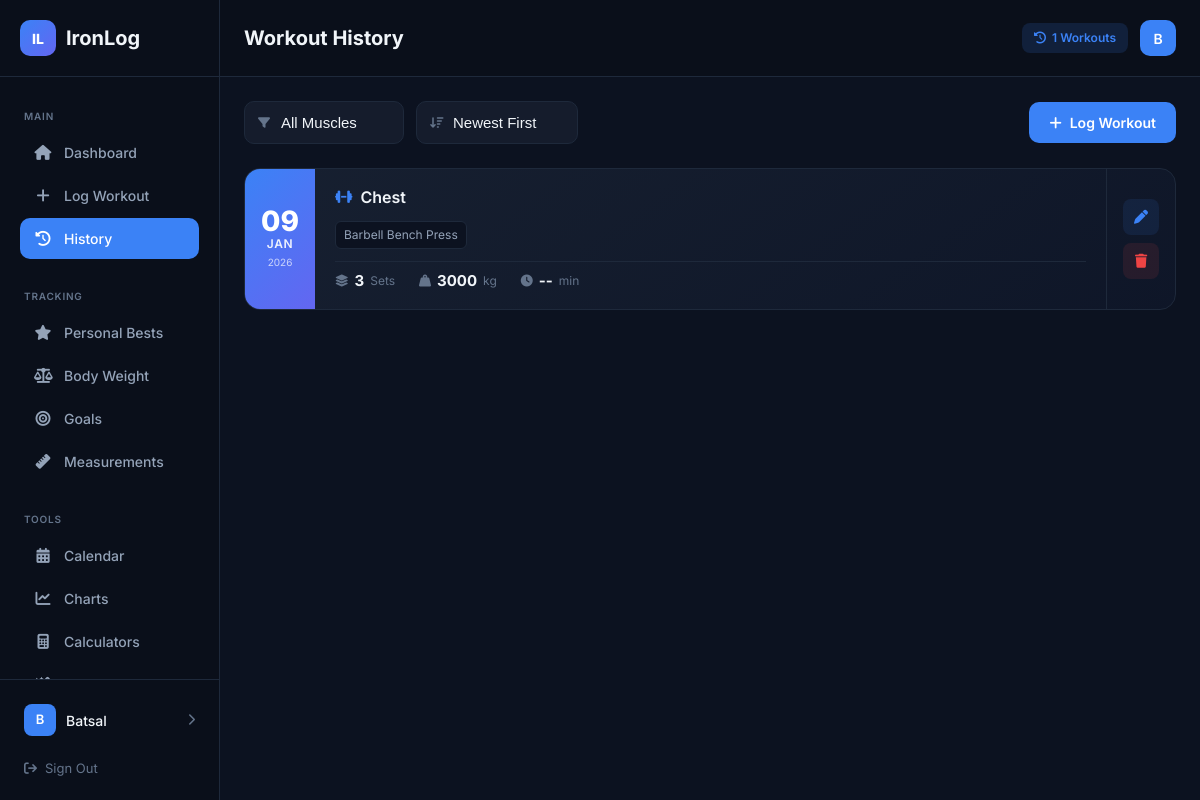
The page /history/ (signed in) on the database as committed earlier.
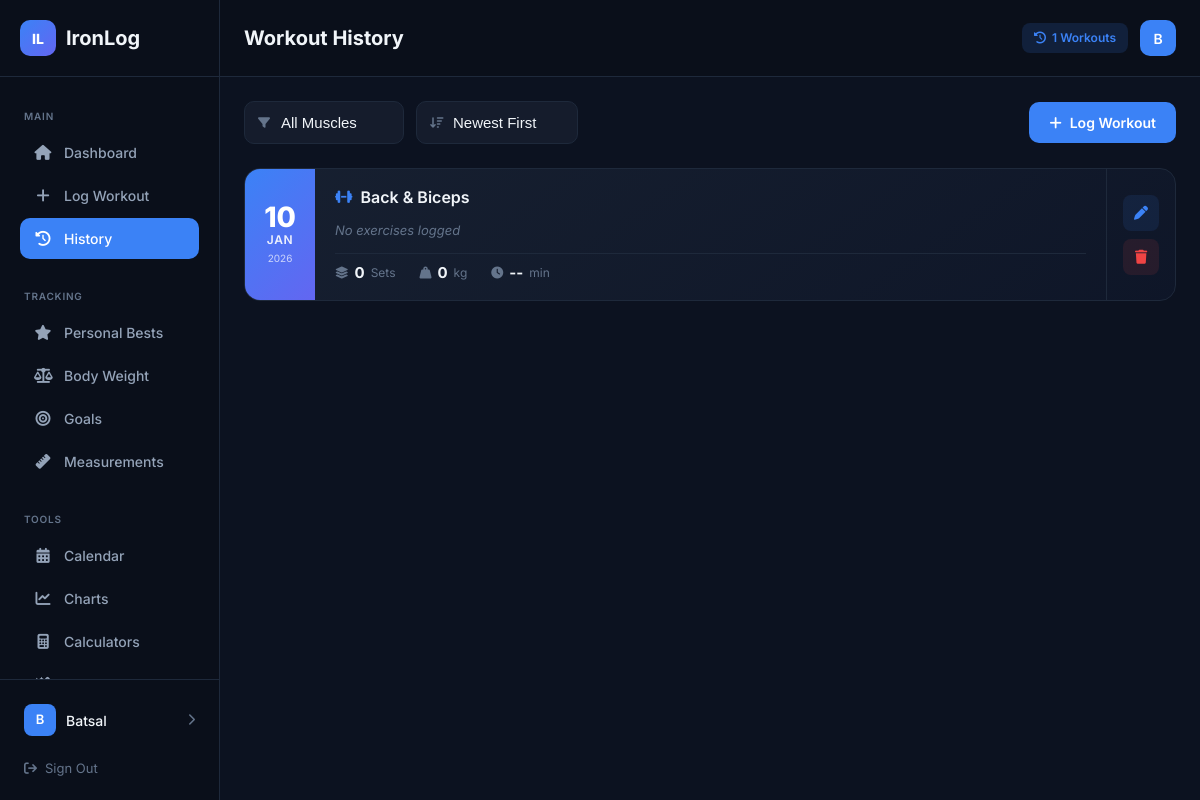
The same page on the database as committed later.
### workouts/models.py (models this page shows, shortened)
class Workout(models.Model):
    user = models.ForeignKey(User, on_delete=models.CASCADE, null=True, blank=True)
    date = models.DateField(default=timezone.now)
    muscle_groups = models.CharField(max_length=100, default='')
    notes = models.TextField(blank=True, default='')
    duration_minutes = models.PositiveIntegerField(null=True, blank=True)
    created_at = models.DateTimeField(auto_now_add=True)
    class Meta:
        ordering = ['-date', '-created_at']
    def get_muscle_groups_list(self):
        if not self.muscle_groups:
            return []
        return [mg.strip() for mg in self.muscle_groups.split(',') if mg.strip()]
    def get_muscle_groups_display(self):
        groups = self.get_muscle_groups_list()
        display_map = dict(Exercise.MUSCLE_GROUPS)
        return ' & '.join(display_map.get(g, g.title()) for g in groups)
    def get_total_sets(self):
        return self.sets.count()
    def get_total_volume(self):
        return sum(s.weight * s.reps for s in self.sets.all())
    def get_exercises_summary(self):
        exercises = {}
        for s in self.sets.select_related('exercise').all():
            if s.exercise.name not in exercises:
                exercises[s.exercise.name] = {'sets': [], 'exercise': s.exercise}
            exercises[s.exercise.name]['sets'].append(s)
        return exercises

class Exercise(models.Model):
    MUSCLE_GROUPS = [
        ('chest', 'Chest'),
        ('back', 'Back'),
        ('shoulders', 'Shoulders'),
        ('legs', 'Legs'),
        ('biceps', 'Biceps'),
        ('triceps', 'Triceps'),
        ('core', 'Core'),
        ('cardio', 'Cardio'),
        ('glutes', 'Glutes'),
        ('forearms', 'Forearms'),
        ('calves', 'Calves'),
        ('traps', 'Traps'),
    ]
    name = models.CharField(max_length=100)
    muscle_group = models.CharField(max_length=20, choices=MUSCLE_GROUPS)
    equipment = models.CharField(max_length=50, blank=True, default='')
    description = models.TextField(blank=True, default='')
    instructions = models.TextField(blank=True, default='')  # Store as JSON list
    user = models.ForeignKey(User, on_delete=models.CASCADE, null=True, blank=True)  # null = shared exercise
    class Meta:
        ordering = ['muscle_group', 'name']

class Set(models.Model):
    workout = models.ForeignKey(Workout, on_delete=models.CASCADE, related_name='sets')
    exercise = models.ForeignKey(Exercise, on_delete=models.CASCADE, related_name='sets')
    set_number = models.PositiveIntegerField(default=1)
    weight = models.DecimalField(max_digits=6, decimal_places=2)  # Weight per hand for dumbbells
    reps = models.PositiveIntegerField()
    notes = models.CharField(max_length=200, blank=True, default='')
    created_at = models.DateTimeField(auto_now_add=True)
    class Meta:
        ordering = ['created_at']

### workouts/views.py (the view)
# urls.py: path('history/', views.HistoryView.as_view(), name='history'),
class HistoryView(LoginRequiredMixin, View):
    def get(self, request):
        user = request.user
        workouts = Workout.objects.filter(user=user).prefetch_related('sets__exercise')
        date_from = request.GET.get('date_from')
        date_to = request.GET.get('date_to')
        muscle_filter = request.GET.get('muscle')
        min_sets = request.GET.get('min_sets')
        min_volume = request.GET.get('min_volume')
        sort_by = request.GET.get('sort', '-date')
        if date_from:
            workouts = workouts.filter(date__gte=date_from)
        if date_to:
            workouts = workouts.filter(date__lte=date_to)
        if muscle_filter:
            workouts = workouts.filter(muscle_groups__icontains=muscle_filter)
        workouts_list = list(workouts)
        if min_sets:
            workouts_list = [w for w in workouts_list if w.get_total_sets() >= int(min_sets)]
        if min_volume:
            workouts_list = [w for w in workouts_list if w.get_total_volume() >= int(min_volume)]
        if sort_by == 'sets':
            workouts_list.sort(key=lambda w: w.get_total_sets(), reverse=True)
        elif sort_by == 'volume':
            workouts_list.sort(key=lambda w: w.get_total_volume(), reverse=True)
        elif sort_by == 'date':
            workouts_list.sort(key=lambda w: w.date)
        context = {
            'workouts': workouts_list,
            'muscle_groups': Exercise.MUSCLE_GROUPS,
            'filters': {
                'date_from': date_from,
                'date_to': date_to,
                'muscle': muscle_filter,
                'min_sets': min_sets,
                'min_volume': min_volume,
                'sort': sort_by,
            }
        }
        return render(request, 'workouts/history.html', context)

### templates/workouts/history.html (shortened to what this page needs)
{% extends 'base.html' %}
{% block page_title %}Workout History{% endblock %}
{% block header_actions %}
<span class="badge badge-primary"><i class="fa-solid fa-clock-rotate-left"></i> {{ workouts|length }} Workouts</span>
{% endblock %}
{% block content %}
<div class="filter-bar">
    <form method="get" class="filter-form">
        <div class="filter-select">
            <select name="muscle" class="form-control" onchange="this.form.submit()">
                <option value="">All Muscles</option>
            </select>
        </div>
        <div class="filter-select">
            <select name="sort" class="form-control" onchange="this.form.submit()">
                <option value="-date" {% if filters.sort == '-date' %}selected{% endif %}>Newest First</option>
            </select>
        </div>
    </form>
    <a href="{% url 'log_workout' %}" class="btn btn-primary">
        <i class="fa-solid fa-plus"></i> Log Workout
    </a>
</div>
{% if workouts %}
<div class="workouts-list">
    {% for workout in workouts %}
    <div class="workout-card">
        <div class="workout-date-badge">
            <span class="date-day">{{ workout.date|date:"d" }}</span>
            <span class="date-month">{{ workout.date|date:"M" }}</span>
            <span class="date-year">{{ workout.date|date:"Y" }}</span>
        </div>
        <a href="{% url 'workout_detail' workout.id %}" class="workout-content">
            <div class="workout-header">
                <h3 class="workout-title">
                    <i class="fa-solid fa-dumbbell"></i>
                    {{ workout.get_muscle_groups_display|default:"Workout" }}
                </h3>
            </div>
            <div class="workout-exercises">
                {% for name, data in workout.get_exercises_summary.items %}
                <span class="exercise-tag">{{ name }}</span>
                {% empty %}
                <span class="no-exercises">No exercises logged</span>
                {% endfor %}
            </div>
            <div class="workout-stats">
                <div class="stat">
                    <i class="fa-solid fa-layer-group"></i>
                    <span class="stat-value">{{ workout.get_total_sets }}</span>
                    <span class="stat-label">Sets</span>
                </div>
                <div class="stat">
                    <i class="fa-solid fa-weight-hanging"></i>
                    <span class="stat-value">{{ workout.get_total_volume|floatformat:0 }}</span>
                    <span class="stat-label">kg</span>
                </div>
                <div class="stat">
                    <i class="fa-solid fa-clock"></i>
                    <span class="stat-value">{{ workout.duration|default:"--" }}</span>
                    <span class="stat-label">min</span>
                </div>
            </div>
        </a>
        <div class="workout-actions">
            <a href="{% url 'add_exercises' workout.id %}" class="action-btn edit" title="Edit workout">
                <i class="fa-solid fa-pen"></i>
            </a>
            <form method="post" action="{% url 'delete_workout' workout.id %}" style="display:inline;">
                <button type="submit" class="action-btn delete" onclick="return confirm('Delete this workout?')" title="Delete workout">
                    <i class="fa-solid fa-trash"></i>
                </button>
            </form>
        </div>
    </div>
    {% endfor %}
</div>
{% endif %}
{% endblock %}

Rows that differ between the two databases and show on the page:
removed Workout: date "09", date "JAN", date "2026", muscle_groups "Chest", get_total_sets "3", get_total_volume "3000", duration "--"
no longer on this page (row unchanged): Exercise: name "Barbell Bench Press"
added Workout: date "10", date "JAN", date "2026", muscle_groups "Back & Biceps", get_total_sets "0", get_total_volume "0", duration "--"
